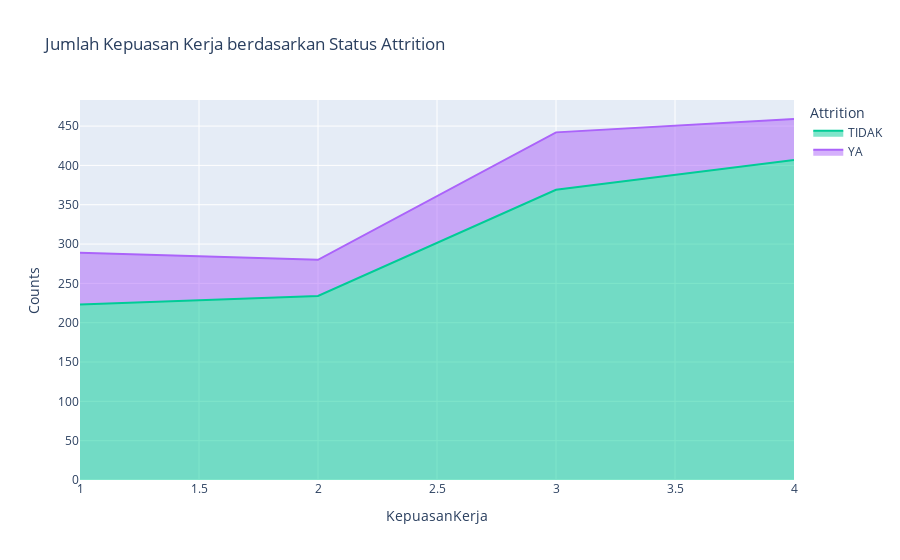

Notebook code for this chart:
### Markdown cell above
### Question 4: Bagaimana Kepuasan Kerja Diri Mempengaruhi Attrition?

### Code cell
# Group the data by KepuasanKerja and Attrition, lalu hitung jumlah kemunculan
jsats_att = (
    df.groupby(['KepuasanKerja', 'Attrition'])['GajiHarian']
      .count()
      .reset_index(name='Counts')
)

# Buat area plot
fig = px.area(
    jsats_att, 
    x='KepuasanKerja', 
    y='Counts', 
    color='Attrition',
    title='Jumlah Kepuasan Kerja berdasarkan Status Attrition',
    color_discrete_map=color_map2
)

fig.show()

### Figure 1 — Plotly figure (JSON) as saved in the notebook; plotly's stock layout.template omitted (floating-point values rounded to 4 significant figures)
{"data": [{"fillpattern": {"shape": ""}, "hovertemplate": "Attrition=TIDAK<br>KepuasanKerja=%{x}<br>Counts=%{y}<extra></extra>", "legendgroup": "TIDAK", "line": {"color": "#00cc96"}, "marker": {"symbol": "circle"}, "mode": "lines", "name": "TIDAK", "orientation": "v", "showlegend": true, "stackgroup": "1", "type": "scatter", "x": [1, 2, 3, 4], "xaxis": "x", "y": [223, 234, 369, 407], "yaxis": "y"}, {"fillpattern": {"shape": ""}, "hovertemplate": "Attrition=YA<br>KepuasanKerja=%{x}<br>Counts=%{y}<extra></extra>", "legendgroup": "YA", "line": {"color": "#ab63fa"}, "marker": {"symbol": "circle"}, "mode": "lines", "name": "YA", "orientation": "v", "showlegend": true, "stackgroup": "1", "type": "scatter", "x": [1, 2, 3, 4], "xaxis": "x", "y": [66, 46, 73, 52], "yaxis": "y"}], "layout": {"legend": {"title": {"text": "Attrition"}, "tracegroupgap": 0}, "title": {"text": "Jumlah Kepuasan Kerja berdasarkan Status Attrition"}, "xaxis": {"anchor": "y", "domain": [0, 1], "title": {"text": "KepuasanKerja"}}, "yaxis": {"anchor": "x", "domain": [0, 1], "title": {"text": "Counts"}}}}
